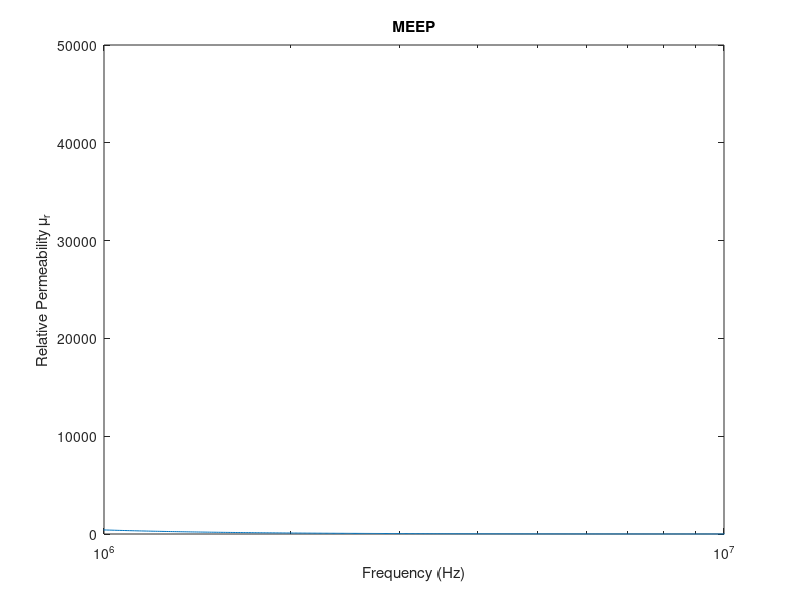
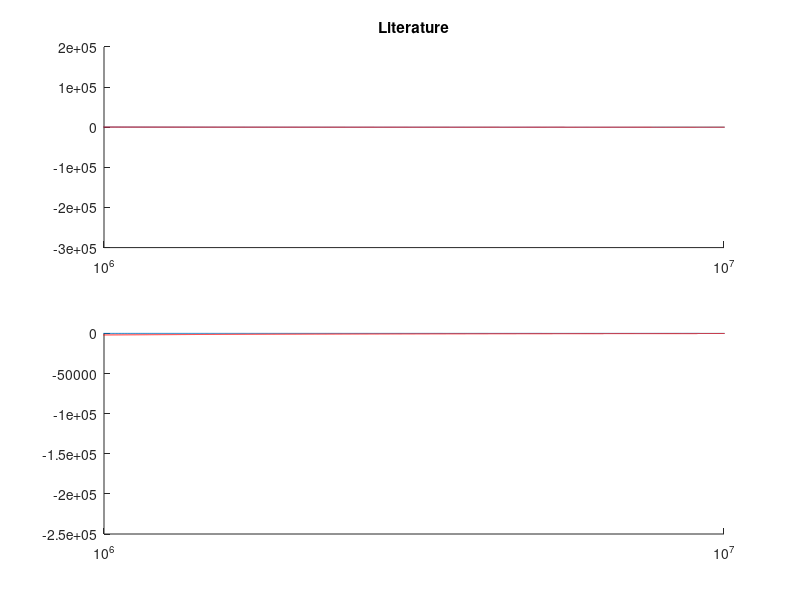

MATLAB code to generate these figures, in order:
clc;clear all;

fi=fopen('Permeability.txt');
l=fgetl(fi);
in=1;
while ischar(l)
%for kj=1:81
    %%disp(l);
    text{in}=l;
    data{in}=sscanf(text{in},'%f %f');
    f(in)=(data{in}(1));
    eps(in)=data{in}(2);
    
    l=fgetl(fi);
    in=in+1;
end

epsr=0.9999;
a0=1e-2;%0.1mm
c0=2.99792458e8;%Speed of Light (m/s)
f0=c0/a0;%3000GHz
t0=1/f0;%0.33e-12 (s)
mu0=4*pi*(1e-7);% (H/m)
eps0=8.854187817e-12;% (F/m)
I0=1;
E0=I0/(a0*eps0*c0);
D0=I0/(a0*c0);
B0=I0/(a0*eps0*c0*c0);
H0=I0/(a0);
sigmaD0=(epsr*eps0*c0)/a0;
J0=I0/(a0*a0);
u0=(I0*I0)/(eps0*c0*c0*a0*a0);
S0=(I0*I0)/(eps0*c0*a0*a0);
Sc0=1/(c0);
sig0=-20;


semilogx(f/(a0/(1e-2)),eps);xlim([10e5 1e7]);
grid('off')
xlabel('Frequency (Hz)')
ylabel('Relative Permeability \mu_r')
title('MEEP')
%axis([1e8 1e9 0 1e4])

% muinf=1;gamma=.01/(8*4*pi*pi*pi*pi*pi);fn=0.01/(4*pi*pi);
% f=0:1e-7:(1/3);
% fi=f*(4*pi*pi);
% sigma=-100*(4*pi*pi);
% kwi=(fn.*fn-fi.*fi-1i.*gamma.*fi);
% b0=1.0;
% kwi2=(fi.*fi.*b0.*b0)./kwi;
% mur=muinf+(sigma.*fn.*fn)./(kwi-kwi2);

fn=(2/3)*(1e-5);
sigma=-1e4;
muinf=1;gamma=(.1e-5)/(2*pi);
f=0:1e-7:(1/30);
fi=f;
kwi=(fn.*fn-fi.*fi-1i.*gamma.*fi);
b0=1e-5;
kwi2=(fi.*fi.*b0.*b0)./kwi;
mur=muinf+(sigma.*fn.*fn)./(kwi-kwi2);

% figure;
% subplot(2,1,1);semilogx(f*f0,real(mur));title('Formula');xlim([10e5 1e7]);
% subplot(2,1,2);semilogx(f*f0,imag(mur));xlim([10e5 1e7]);

f=1e3:1e3:1e9;
nomf=((f)./(0.2e6));
cf=(1+nomf.*nomf);
mur2=mu0+((10000*mu0)./cf)-(1i.*nomf.*(10000*mu0))./cf;


figure;
subplot(2,1,1);hold on;
f=0:1e-7:(1/30);
semilogx(f*f0,real(mur));title('Formula');xlim([10e5 1e7]);
f=1e3:1e3:1e9;
semilogx(f,real(mur2)/mu0,'r');title('Literature');xlim([10e5 1e7]);
subplot(2,1,2);hold on;
f=0:1e-7:(1/30);
semilogx(f*f0,imag(mur));xlim([10e5 1e7]);
f=1e3:1e3:1e9;
semilogx(f,imag(mur2)/mu0,'r');xlim([10e5 1e7]);
